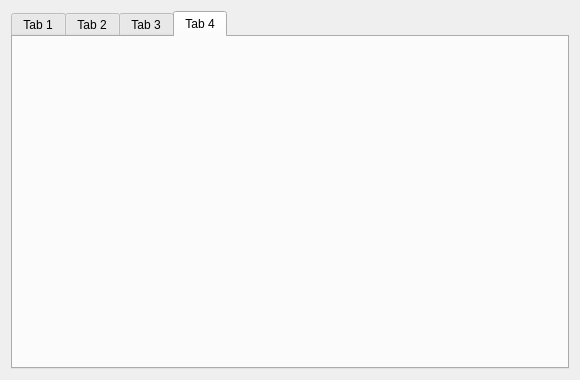
<?xml version="1.0" encoding="UTF-8"?>
<ui version="4.0">
 <class>MainWidget</class>
 <widget class="QWidget" name="MainWidget">
  <property name="geometry">
   <rect>
    <x>0</x>
    <y>0</y>
    <width>580</width>
    <height>380</height>
   </rect>
  </property>
  <property name="windowTitle">
   <string>MainWidget</string>
  </property>
  <layout class="QVBoxLayout" name="verticalLayout">
   <item>
    <widget class="QTabWidget" name="tabWidget">
     <property name="enabled">
      <bool>true</bool>
     </property>
     <property name="currentIndex">
      <number>3</number>
     </property>
     <widget class="QWidget" name="pTab1">
      <attribute name="title">
       <string>Tab 1</string>
      </attribute>
     </widget>
     <widget class="QWidget" name="pTab2">
      <attribute name="title">
       <string>Tab 2</string>
      </attribute>
     </widget>
     <widget class="QWidget" name="pTab3">
      <attribute name="title">
       <string>Tab 3</string>
      </attribute>
     </widget>
     <widget class="QWidget" name="pTab4">
      <attribute name="title">
       <string>Tab 4</string>
      </attribute>
     </widget>
    </widget>
   </item>
  </layout>
 </widget>
 <resources/>
 <connections/>
</ui>
